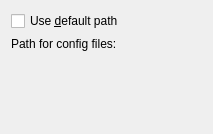
<?xml version="1.0" encoding="UTF-8"?>
<ui version="4.0">
 <class>HomeDirConfigBase</class>
 <widget class="QWidget" name="HomeDirConfigBase">
  <property name="geometry">
   <rect>
    <x>0</x>
    <y>0</y>
    <width>213</width>
    <height>134</height>
   </rect>
  </property>
  <property name="windowTitle">
   <string>Form1</string>
  </property>
  <layout class="QVBoxLayout">
   <property name="spacing">
    <number>6</number>
   </property>
   <property name="margin">
    <number>11</number>
   </property>
   <item>
    <widget class="QCheckBox" name="chkDefault">
     <property name="text">
      <string>Use &amp;default path</string>
     </property>
    </widget>
   </item>
   <item>
    <widget class="QLabel" name="TextLabel1">
     <property name="text">
      <string>Path for config files:</string>
     </property>
     <property name="wordWrap">
      <bool>false</bool>
     </property>
    </widget>
   </item>
   <item>
    <widget class="EditFile" name="edtPath" native="true"/>
   </item>
   <item>
    <spacer name="Spacer2">
     <property name="orientation">
      <enum>Qt::Vertical</enum>
     </property>
     <property name="sizeType">
      <enum>QSizePolicy::Expanding</enum>
     </property>
     <property name="sizeHint" stdset="0">
      <size>
       <width>20</width>
       <height>20</height>
      </size>
     </property>
    </spacer>
   </item>
  </layout>
 </widget>
 <customwidgets>
  <customwidget>
   <class>EditFile</class>
   <extends>QWidget</extends>
   <header>simgui/editfile.h</header>
  </customwidget>
 </customwidgets>
 <resources/>
 <connections/>
</ui>
